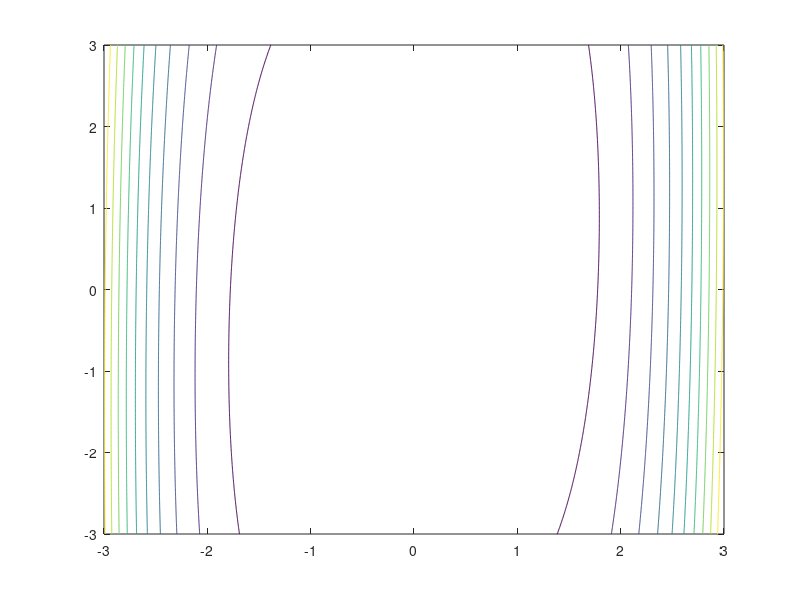

MATLAB code to generate this figure:


x1 = -3:0.01:3;
x2 = x1;
[x1, x2] = meshgrid(x1,x2); % racsot definialunk

 f = 12*x1.^2+6.3*x1.^4+x1.^6-6*x1.*x2+6*x2.^2; % harompupu tevehat fuggveny

contour(x1,x2,f) % Kirajzolunk nehany szintvonalt
